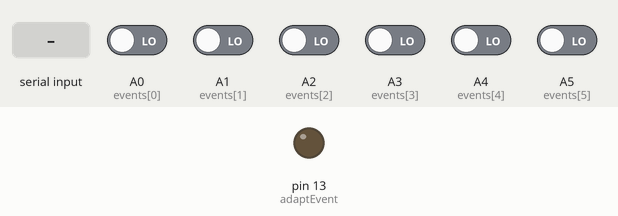
Simulated run of this sketch. Board: Arduino Uno, built with avr-gcc and run on an emulated ATmega328P. On the bench: output pins drawn as LEDs (lit = HIGH). Inputs (shaded band) come from the test bench; at power-on: A0 (events[0]), A1 (events[1]), A2 (events[2]), A3 (events[3]), A4 (events[4]), A5 (events[5]) LOW. What the sketch prints to the serial monitor is not drawn.

Above: at 1.2 s.
1.3 s: "event" received over Serial
At 3.0 s:
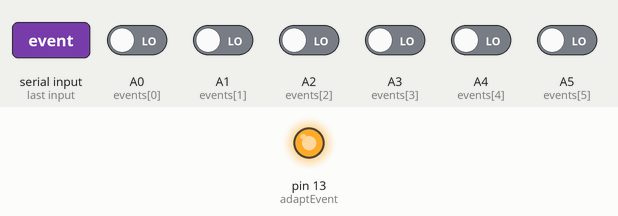
3.8 s: A0 (events[0]) driven HIGH
5.3 s: A2 (events[2]) driven HIGH
6.8 s: A1 (events[1]) driven HIGH
8.3 s: "add" received over Serial
10.8 s: "remove" received over Serial
Timing chart, 0 to 13.8 s (numbered marks = the images above; inputs shaded):
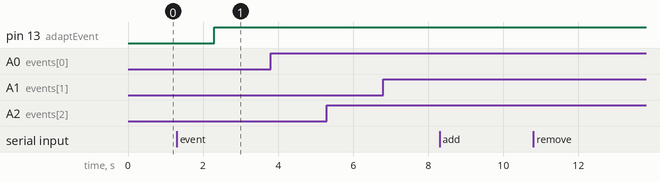

The sketch:

Monitor.ino
```cpp
#include "Statemachine.hpp"

Statemachine s;
const byte numberOfEvents = 6;
const int events[numberOfEvents] = {A0, A1, A2, A3, A4, A5};//scheduler starts, ends, request, pulse, thermometer, glucose
bool eventsHigh[numberOfEvents] = {false, false, false, false, false, false};
const int adaptEvent = 13;

Invariant* iS1;
Invariant* iS2;
Invariant* iS3;


void setup() {
  Serial.begin(9600);
  for(byte i = 0; i < numberOfEvents; i++){
    pinMode(events[i], INPUT);
  }
  setUpSM();
  pinMode(adaptEvent, OUTPUT);
  digitalWrite(adaptEvent, LOW);
  Serial.println("Starting to monitor");
}
void setUpSM(){

  State* closed = s.addState("closed");
  s.setCurrentState("closed");

  State* open = s.addState("open");

  Transition* t = s.addTransition(closed, open);
  t->setSynchronisation(s.reached[0]); //Q, R, S1, S2, S3, ...

  State* s1 = s.addState("s1");
  State* s2 = s.addState("s2");
  State* err = s.addState("ERROR");

  t = s.addTransition(open, s1);
  t->setSynchronisation(s.reached[2]);
  t->setAction(true);

  t = s.addTransition(open, closed);
  t->setSynchronisation(s.reached[1]);

  t = s.addTransition(s1, err);
  t->setSynchronisation(s.reached[1]);

  t = s.addTransition(s1, err);
  iS1 = new Invariant(3000, 0);
  t->addTimedGuard(iS1, &s.clock);

  t = s.addTransition(s1, s2);
  t->setSynchronisation(s.reached[3]);

  t = s.addTransition(s2, err);
  t->setSynchronisation(s.reached[1]);

  t = s.addTransition(s2, err);
  iS2 = new Invariant(3000, 0);
  t->addTimedGuard(iS2, &s.clock);

  t = s.addTransition(s2, open);
  t->setSynchronisation(s.reached[4]);

  Serial.println("Setup done");
}

void loop() {
  while(Serial.available()){
    String x = Serial.readString();
    if(x.equals("add")){
      addSensorNode();
    } else if(x.equals("event")){
      digitalWrite(adaptEvent, HIGH);
    } else if(x.equals("time")){
      adaptTimeBound();
    } else if(x.equals("remove")){
      removeSensorNode();
    } else if(x.equals("separate")){
      Statemachine sm1;
      seperateStatemachines(&sm1, 2);
      if(s.getCurrentState()->toString().equals("closed")){
        sm1.setCurrentState("closed");
        //sm2.setCurrentState("closed");
        //sm3.setCurrentState("closed");
      } else if(s.getCurrentState()->toString().equals("open")){
        sm1.setCurrentState("open");
        //sm2.setCurrentState("open");
        //sm3.setCurrentState("open");
      } else if(s.getCurrentState()->toString().equals("done")){
        sm1.setCurrentState("done");
        //sm2.setCurrentState("done");
        //sm3.setCurrentState("done");
      } else if(s.getCurrentState()->toString().equals("s1")){
        sm1.setCurrentState("done");
        //sm2.setCurrentState("open");
        //sm3.setCurrentState("open");

      } else if(s.getCurrentState()->toString().equals("s3")){
        sm1.setCurrentState("done");
        //sm2.setCurrentState("done");
        //sm3.setCurrentState("open");

      } else if(s.getCurrentState()->toString().equals("ERROR")){
        sm1.setCurrentState("ERROR");
        //sm2.setCurrentState("ERROR");
        //sm3.setCurrentState("ERROR");
      } else {
        Serial.println("Something's wrong with s' current state which is ");
        Serial.println(s.getCurrentState()->toString());
      }
      //s = sm1;
    }
  }

  s.updateClock();
  for(byte i = 0; i < numberOfEvents; i++){
    if(digitalRead(events[i]) == HIGH){
      if(!eventsHigh[i]){
        eventsHigh[i] = true;
        print(i);
      }
    } else if(eventsHigh[i]){
      eventsHigh[i] = false;
    }
  }
}

void adaptTimeBound(){
  iS1->bound = 3000;
  iS2->bound = 3000;
  iS3->bound = 3000;
}

void seperateStatemachines(Statemachine* newSM, byte sensor){
  Serial.println("Adaptation starting, seperating Sensor");

  State* closed = newSM->addState("closed");
  State* open = newSM->addState("open");
  State* s1 = newSM->addState("s1");
  State* err = newSM->addState("ERROR");

  Transition* t = newSM->addTransition(closed, open);
  t->setSynchronisation(newSM->reached[0]);

  t = newSM->addTransition(open, s1);
  t->setSynchronisation(newSM->reached[2]);
  t->setAction(true);


  t = newSM->addTransition(s1, err);
  t->setSynchronisation(newSM->reached[1]);

  t = newSM->addTransition(s1, err);
  Invariant* i = new Invariant(3000, 0);
  t->addTimedGuard(i, &newSM->clock);

  t = newSM->addTransition(s1, open);
  t->setSynchronisation(newSM->reached[3]);

  Serial.println("Adapation finished, sensor seperated");

}

void addSensorNode(){
  Serial.println("Adaptation starting, adding Sensor");

  State* s3 = s.addState("s3");
  State* open = s.getState("open");
  Transition* t = open->incomingTransitions.getValue(1);

  open->removeIncomingTransition(t);
  t->setTarget(s3);
  s3->addIncomingTransition(t);

  t = s.addTransition(s3, open);
  t->setSynchronisation(s.reached[5]);

  t = s.addTransition(s3, s.getState("ERROR"));
  t->setSynchronisation(s.reached[1]);

  t = s.addTransition(s3, s.getState("ERROR"));
  iS3 = new Invariant(3000, 0);
  t->addTimedGuard(iS3, &s.clock);


  Serial.println("Adapation finished, sensor added");
}

void removeSensorNode(){
  Serial.println("Adaptation starting, removing Sensor");

  State* s2 = s.getState("s2");
  State* s3 = s.getState("s3");
  State* open = s.getState("open");
  Transition* t = s2->outgoingTransitions.getValue(0);
  s3->removeIncomingTransition(t);

  t->setTarget(open);
  open->addIncomingTransition(t);


  State* current = s.getCurrentState();
  if(current == s3){
    s.setCurrentState("open");
  }

  s.removeState("s3");
  free(s3);

  Serial.println("Adapation finished, sensor removed");

}

void print(byte value){
  Serial.print("Value: ");
  Serial.println(value);
  Serial.print("Clock: ");
  Serial.println(s.clock);
  Serial.print("State: ");
  Serial.println(s.getCurrentState()->toString());
  s.setReached(value);
  Serial.print("State: ");
  Serial.println(s.getCurrentState()->toString());

  Serial.print("Clock: ");
  Serial.println(s.clock);
}
```

Measured:
- after the input at 1.3 s, pin 13 (adaptEvent): LOW → HIGH after 1.0 s
- after the input at 3.8 s, every drawn part: stays the same
- after the input at 5.3 s, every drawn part: stays the same
- after the input at 6.8 s, every drawn part: stays the same
- after the input at 8.3 s, every drawn part: stays the same
- after the input at 10.8 s, every drawn part: stays the same
